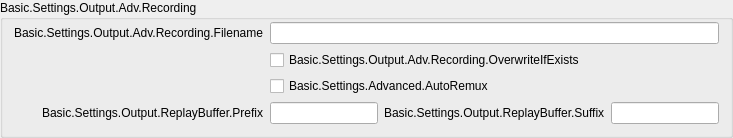
                 <widget class="QGroupBox" name="groupBox_6">
                  <property name="title">
                   <string>Basic.Settings.Output.Adv.Recording</string>
                  </property>
                  <layout class="QFormLayout" name="formLayout_17">
                   <property name="fieldGrowthPolicy">
                    <enum>QFormLayout::FieldGrowthPolicy::AllNonFixedFieldsGrow</enum>
                   </property>
                   <property name="labelAlignment">
                    <set>Qt::AlignmentFlag::AlignRight|Qt::AlignmentFlag::AlignTrailing|Qt::AlignmentFlag::AlignVCenter</set>
                   </property>
                   <property name="topMargin">
                    <number>2</number>
                   </property>
                   <item row="0" column="0">
                    <widget class="QLabel" name="label_7">
                     <property name="text">
                      <string>Basic.Settings.Output.Adv.Recording.Filename</string>
                     </property>
                     <property name="buddy">
                      <cstring>filenameFormatting</cstring>
                     </property>
                    </widget>
                   </item>
                   <item row="0" column="1">
                    <widget class="QLineEdit" name="filenameFormatting"/>
                   </item>
                   <item row="1" column="1">
                    <widget class="QCheckBox" name="overwriteIfExists">
                     <property name="text">
                      <string>Basic.Settings.Output.Adv.Recording.OverwriteIfExists</string>
                     </property>
                    </widget>
                   </item>
                   <item row="3" column="1">
                    <layout class="QHBoxLayout" name="horizontalLayout_14">
                     <property name="leftMargin">
                      <number>0</number>
                     </property>
                     <property name="topMargin">
                      <number>0</number>
                     </property>
                     <property name="rightMargin">
                      <number>0</number>
                     </property>
                     <property name="bottomMargin">
                      <number>0</number>
                     </property>
                     <item>
                      <widget class="QLineEdit" name="simpleRBPrefix"/>
                     </item>
                     <item>
                      <widget class="QLabel" name="label_58">
                       <property name="text">
                        <string>Basic.Settings.Output.ReplayBuffer.Suffix</string>
                       </property>
                       <property name="buddy">
                        <cstring>simpleRBSuffix</cstring>
                       </property>
                      </widget>
                     </item>
                     <item>
                      <widget class="QLineEdit" name="simpleRBSuffix"/>
                     </item>
                    </layout>
                   </item>
                   <item row="3" column="0">
                    <widget class="QLabel" name="label_57">
                     <property name="text">
                      <string>Basic.Settings.Output.ReplayBuffer.Prefix</string>
                     </property>
                     <property name="buddy">
                      <cstring>simpleRBPrefix</cstring>
                     </property>
                    </widget>
                   </item>
                   <item row="1" column="0">
                    <spacer name="horizontalSpacer_10">
                     <property name="orientation">
                      <enum>Qt::Orientation::Horizontal</enum>
                     </property>
                     <property name="sizeHint" stdset="0">
                      <size>
                       <width>170</width>
                       <height>20</height>
                      </size>
                     </property>
                    </spacer>
                   </item>
                   <item row="2" column="1">
                    <widget class="QCheckBox" name="autoRemux">
                     <property name="text">
                      <string>Basic.Settings.Advanced.AutoRemux</string>
                     </property>
                    </widget>
                   </item>
                   <item row="2" column="0">
                    <spacer name="horizontalSpacer_16">
                     <property name="orientation">
                      <enum>Qt::Orientation::Horizontal</enum>
                     </property>
                     <property name="sizeHint" stdset="0">
                      <size>
                       <width>40</width>
                       <height>20</height>
                      </size>
                     </property>
                    </spacer>
                   </item>
                  </layout>
                 </widget>
